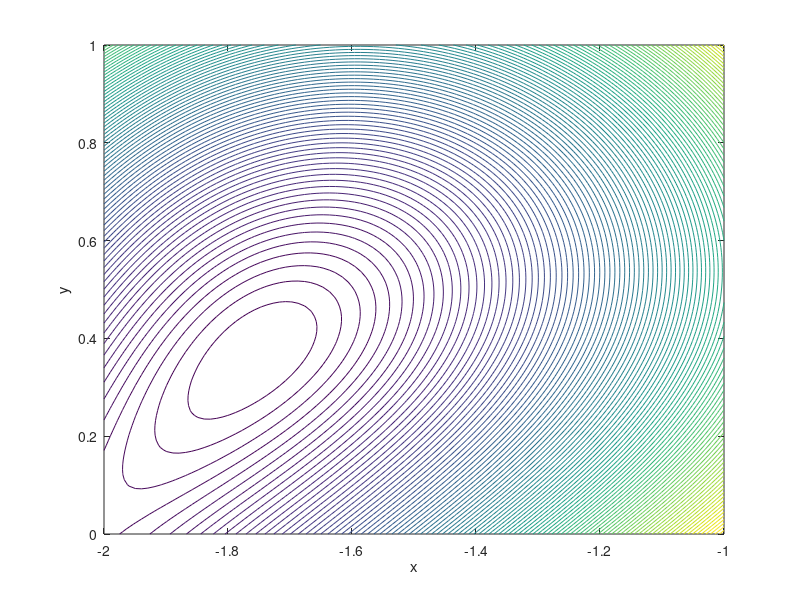

Here is the MATLAB script that generated this plot: (Note: this script raises an error after producing the figure.)
%%% plot figure %%%
X_1 = linspace(-2, -1, 100);
Y_1 = linspace(0,   1, 100);
[X_1,Y_1] = meshgrid(X_1, Y_1);
Z_1 = Y_1 .* sin(X_1 + Y_1) - X_1 .* sin(X_1 - Y_1);
figure2 = figure('Name','Contour','NumberTitle','off');
contour(X_1, Y_1, Z_1, 100)
xlabel('x')
ylabel('y')
hold on;
X_zero = [-1; -1];
X      = X_zero; % current  X
X_prev = X_zero; % previous X
gradient_tol = 1e-7;
li_tol = 1e-3; % linear serach
global cost_iteration gradient_iteration
cost_iteration = 0;
gradient_iteration = 0;
dJ = gradient(X)';
dJ_prev = gradient(X_prev)';
epsilon = 0.01;
counter = 0;
counter = counter + 1;
choice = menu('Choose Method','Steepest Descent + Quadratic Interpolation'...
    ,'Steepest Descent + Golden Section', 'BFGS + Quadratic Interpolation'...
    , 'BFGS + Golden Section');
if choice == 4
    % BFGS + Golden Section
    tic
    while norm(dJ, 2) > gradient_tol
        counter = counter + 1;
        fprintf('Iteration No. %3i\tGradient Norm = %1.4e\n', counter, norm(dJ, 2))
        if isequal(X, X_prev)
            B = eye(2);
            search_dir = -B * dJ;
            [a, b, c, ~, f_b, ~] = bracketing(X, search_dir, epsilon);
            lambda = golden_section(a, b, c, f_b, search_dir, X, li_tol);
            X_prev = X;
            X = X + lambda * search_dir;
            dJ_prev = dJ;
            dJ = gradient(X)';
            x(1) = X_prev(1);
            y(1) = X_prev(2);
            x(2) = X(1);
            y(2) = X(2);
            quiver(x(1), y(1), x(2)-x(1), y(2)-y(1), 1)
            continue
        end
        d =  X -  X_prev;
        g = dJ - dJ_prev;
        search_dir = BFGS(B, d, g, dJ);
        [a, b, c, ~, f_b, ~] = bracketing(X, search_dir, epsilon);
        lambda = golden_section(a, b, c, f_b, search_dir, X, li_tol);
        X_prev = X;
        X = X + lambda * search_dir;
        dJ_prev = dJ;
        dJ = gradient(X)';
        x(1) = X_prev(1);
        y(1) = X_prev(2);
        x(2) = X(1);
        y(2) = X(2);
        quiver(x(1), y(1), x(2)-x(1), y(2)-y(1), 1)
    end
    fprintf('Elapsed time = %1.8f sec\n', toc)
end
if choice == 3
    tic
    % BFGS + Quadratic Interpolation
    while norm(dJ, 2) > gradient_tol
        counter = counter + 1;
        fprintf('Iteration No. %3i\tGradient Norm = %1.4e\n', counter, norm(dJ, 2))
        if isequal(X, X_prev)
            B = eye(2);
            search_dir = -B * dJ;
            [a, b, c, ~, f_b, ~] = bracketing(X, search_dir, epsilon);
            lambda = quadratic_interpolation(a, b, c, search_dir, X, li_tol);
            X_prev = X;
            X = X + lambda * search_dir;
            dJ_prev = dJ;
            dJ = gradient(X)';
            x(1) = X_prev(1);
            y(1) = X_prev(2);
            x(2) = X(1);
            y(2) = X(2);
            quiver(x(1), y(1), x(2)-x(1), y(2)-y(1), 1)
            continue
        end
        d =  X -  X_prev;
        g = dJ - dJ_prev;
        search_dir = BFGS(B, d, g, dJ);
        [a, b, c, ~, f_b, ~] = bracketing(X, search_dir, epsilon);
        if ~(a == 0 && b == 0 && c == 0)
            lambda = golden_section(a, b, c, f_b, search_dir, X, li_tol);
        end
        X_prev = X;
        X = X + lambda * search_dir;
        dJ_prev = dJ;
        dJ = gradient(X)';
        x(1) = X_prev(1);
        y(1) = X_prev(2);
        x(2) = X(1);
        y(2) = X(2);
        quiver(x(1), y(1), x(2)-x(1), y(2)-y(1), 1)
    end
    fprintf('Elapsed time = %1.8f sec\n', toc)
end

if choice == 1
    tic
    % Steepest Descent + Quadratic Interpolation
    while norm(dJ, 2) > gradient_tol
        counter = counter + 1;
        fprintf('Iteration No. %3i\tGradient Norm = %1.4e\n', counter, norm(dJ, 2))
        X_prev = X;
        search_dir = steepest_decsent(dJ);
        [a, b, c, ~, f_b, ~] = bracketing(X, search_dir, epsilon);
        if ~(a == 0 && b == 0 && c == 0)
            lambda = quadratic_interpolation(a, b, c ,search_dir, X, li_tol);
        end
        X = X + lambda * search_dir;
        dJ = gradient(X)';
        x(1) = X_prev(1);
        y(1) = X_prev(2);
        x(2) = X(1);
        y(2) = X(2);
        quiver(x(1), y(1), x(2)-x(1), y(2)-y(1), 1)
    end
    fprintf('Elapsed time = %1.8f sec\n', toc)
end

if choice == 2
    tic
    % Steepest Descent + Golden Section
    while abs(dJ) > gradient_tol
        X_prev = X;
        counter = counter + 1;
        fprintf('Iteration No. %3i\tGradient Norm = %1.4e\n', counter, norm(dJ, 2))
        search_dir = steepest_decsent(dJ);
        [a, b, c, ~, f_b, ~] = bracketing(X, search_dir, epsilon);
        if ~(a == 0 && b == 0 && c == 0)
            lambda = golden_section(a, b, c, f_b, search_dir, X, li_tol);
        end
        X = X + lambda * search_dir;
        dJ = gradient(X)';
        x(1) = X_prev(1);
        y(1) = X_prev(2);
        x(2) = X(1);
        y(2) = X(2);
        quiver(x(1), y(1), x(2)-x(1), y(2)-y(1), 1)
    end
    fprintf('Elapsed time = %1.8f sec\n', toc)
end
%%% printer %%%
switch choice
    case 1
        fprintf('Steepest Descent + Quadratic Interpolation--> gradient iteration = %.0f, cost_iteration = %.0f\n'...
            , gradient_iteration, cost_iteration);
        print(figure1, '../../Figure/Q1/part a Steepest Descent + Quadratic Interpolation.png','-dpng','-r300')
    case 2
        fprintf('Steepest Descent + Golden Section--> gradient iteration = %.0f, cost_iteration = %.0f\n'...
            , gradient_iteration, cost_iteration);
        print(figure1, '../../Figure/Q1/part a Steepest Descent + Golden Section.png','-dpng','-r300')
    case 3
        fprintf('BFGS + Quadratic Interpolation--> gradient iteration = %.0f, cost_iteration = %.0f\n'...
            , gradient_iteration, cost_iteration);
        print(figure1, '../../Figure/Q1/part a BFGS + Quadratic Interpolation.png','-dpng','-r300')
    otherwise
        fprintf('BFGS + Golden Section--> gradient iteration = %.0f, cost_iteration = %.0f\n'...
            , gradient_iteration, cost_iteration);
        print(figure1, '../../Figure/Q1/part a BFGS + Golden Section.png','-dpng','-r300')
end
%==========================================================================
% FUNCTIONS
%==========================================================================
% Cost function %
function J = cost(X)
global cost_iteration
cost_iteration = cost_iteration + 1;
x = X(1);
y = X(2);
J = y * sin(x + y) - x * sin(x - y);
end
function dJ = gradient(X)
global gradient_iteration
gradient_iteration = gradient_iteration + 1;
x = X(1);
y = X(2);
% df/dx
dJ(1) = y * cos(x + y) - sin(x - y) - x * cos(x - y);
% df/dy
dJ(2) = y * cos(x + y) + sin(x + y) + x * cos(x - y);
end
%======================================================================
% Search Direction
%======================================================================
% In this section, search direction is  found using gradient as follows:
%----------------------------------------------------------------------
%----------------------------------------------------------------------
%----------------------------------------------------------------------
% --------------      Steepest Decsent(Cauchy)         ----------------
function search_dir = steepest_decsent(dJ)
search_dir = - dJ;
end
% -------------------------      BFGS         --------------------------
function search_dir = BFGS(B, d, g, dJ)
% d =  X -  X_prev
% g = dJ - dJ_prev
B = B + d * d' / (d' * g) * (1 + g' * B * g / (d' * g)) - ...
    B * g * d' / (d' * g) - d * g' * B /  (d' * g);
search_dir = -B * dJ;
end
%======================================================================
% Bracketing
%======================================================================
% In this section, Bracket is  found using golden number(1.618)
function [a, b, c, f_a, f_b, f_c] = bracketing(X, search_dir, epsilon)
a =       0;
b = epsilon;
X_a = X + a * search_dir;
X_b = X + b * search_dir;
f_a = cost(X_a);
f_b = cost(X_b);
counter = 1;
while f_a <= f_b
    counter = counter + 1;
    epsilon = epsilon / 2;
    b = epsilon;
    X_b = X + b * -search_dir;
    f_b = cost(X_b);
    if counter == 100
        break
    end
    if b == 0
        c = 0;
        f_c = 0;
        return;
    end
    
end
gamma = 1.618; % golden number
c = b + gamma * (b - a);
X_c = X + c * search_dir;
f_c = cost(X_c);
while f_b > f_c
    a = b;
    b = c;
    c = b + gamma * (b - a);
    X_a = X_b;
    X_b = X_c;
    X_c = X + c * search_dir;
    f_b = cost(X_b);
    f_c = cost(X_c);
end
f_a = cost(X_a);
end
%----------------------------------------------------------------------
%----------------------------------------------------------------------
%----------------------------------------------------------------------
% ---------------     Quadratic Interpolation         -----------------
function lambda_tilda = quadratic_interpolation(A_QI, B_QI, C_QI, search_dir,...
    X, tol)
X_a = X + A_QI * search_dir;
X_b = X + B_QI * search_dir;
X_c = X + C_QI * search_dir;
f_a = cost(X_a);
f_b = cost(X_b);
f_c = cost(X_c);
% three equation and three unknown %
a = (f_a * B_QI * C_QI * (C_QI - B_QI) + f_b * C_QI * A_QI * (A_QI - C_QI) + f_c * A_QI * B_QI * (B_QI - A_QI))...
    /((A_QI - B_QI) * (B_QI - C_QI) * (C_QI - A_QI));
b = (f_a * (B_QI^2 - C_QI^2) + f_b * (C_QI^2 - A_QI^2) + f_c * (A_QI^2 - B_QI^2))...
    /((A_QI - B_QI) * (B_QI - C_QI) * (C_QI - A_QI));
c = -(f_a * (B_QI - C_QI) + f_b * (C_QI - A_QI) + f_c * (A_QI - B_QI))...
    /((A_QI - B_QI) * (B_QI - C_QI) * (C_QI - A_QI));
lambda_tilda = -b / (2 * c);
% Quadratic function h(lambda) = a + b * lambda + c * lambda^2
h = a + b * lambda_tilda + c * lambda_tilda^2;
X_lambda = X + lambda_tilda * search_dir;
f_lambda_tilda = cost(X_lambda);
while abs((h - f_lambda_tilda) / f_lambda_tilda) >= tol
    if lambda_tilda > B_QI && f_lambda_tilda < f_b
        A_QI = B_QI;
        B_QI = lambda_tilda;
    elseif lambda_tilda > B_QI && f_lambda_tilda > f_b
        C_QI = lambda_tilda;
    elseif lambda_tilda < B_QI && f_lambda_tilda < f_b
        C_QI = B_QI;
        B_QI = lambda_tilda;
    else
        A_QI = lambda_tilda;
    end
    X_a = X + A_QI * search_dir;
    X_b = X + B_QI * search_dir;
    X_c = X + C_QI * search_dir;
    f_a = cost(X_a);
    f_b = cost(X_b);
    f_c = cost(X_c);
    % three equation and three unknown %
    a = (f_a * B_QI * C_QI * (C_QI - B_QI) + f_b * C_QI * A_QI * (A_QI - C_QI) + f_c * A_QI * B_QI * (B_QI - A_QI))...
        /((A_QI - B_QI) * (B_QI - C_QI) * (C_QI - A_QI));
    b = (f_a * (B_QI^2 - C_QI^2) + f_b * (C_QI^2 - A_QI^2) + f_c * (A_QI^2 - B_QI^2))...
        /((A_QI - B_QI) * (B_QI - C_QI) * (C_QI - A_QI));
    c = -(f_a * (B_QI - C_QI) + f_b * (C_QI - A_QI) + f_c * (A_QI - B_QI))...
        /((A_QI - B_QI) * (B_QI - C_QI) * (C_QI - A_QI));
    lambda_tilda = -b / (2 * c);
    % Quadratic function h(lambda) = a + b * lambda + c * lambda^2
    h = a + b * lambda_tilda + c * lambda_tilda^2;
    X_lambda = X + lambda_tilda * search_dir;
    f_lambda_tilda = cost(X_lambda);
end
end
%----------------------------------------------------------------------
%----------------------------------------------------------------------
%----------------------------------------------------------------------
% -------------------      Golden Section         ---------------------
function lambda_tilda = golden_section(a, b, c, f_b,...
    search_dir, X, tol)
% cuase we use golden number in bracketing a = a b = x_1 c = b
% a is lower and b is upper
% initial condition from bracketing
goldnum = .618;
f_1 = f_b;
%f_b = f_c;
x_1 = b;
b   = c;
d   = (b - a) * goldnum;
x_2 = a + d;
X_2 = X + x_2 * search_dir;
f_2 = cost(X_2);
while abs(a - b) > tol
    if f_1 > f_2
        % new a
        a   = x_1;
        %f_a = f_1;
        % new x_1
        x_1 = x_2;
        f_1 = f_2;
        % new x_2
        d   = (b - a) * goldnum;
        x_2 = a + d;
        X_2 = X + x_2 * search_dir;
        f_2 = cost(X_2);
    elseif f_2 > f_1
        % new b
        b = x_2;
        %f_b = f_2;
        % new x_2
        x_2 = x_1;
        f_2 = f_1;
        % new x_1
        d   = (b - a) * goldnum;
        x_1 = b - d;
        X_1 = X + x_1 * search_dir;
        f_1 = cost(X_1);
    else
        a = (x_1 + x_2) / 2;
        b = a;
    end
end
lambda_tilda = (x_1 + x_2) / 2;
end